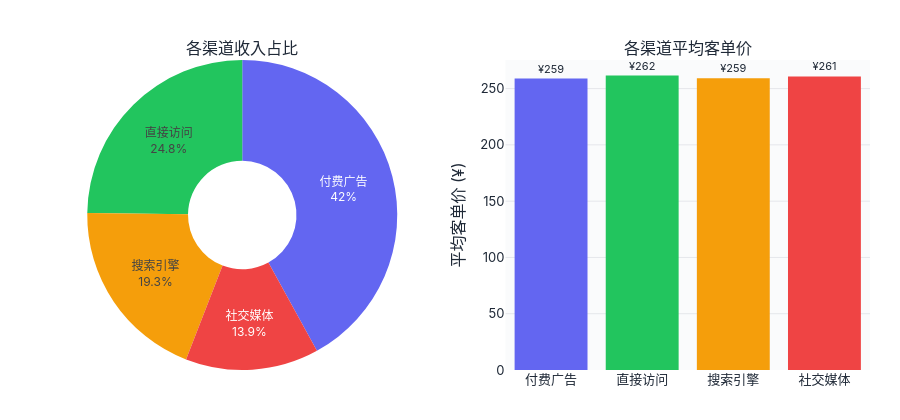

Notebook source saved alongside this figure:
### Markdown cell above
---

## 2. 渠道分析

左侧环形图展示收入占比，右侧柱状图对比平均客单价。

### Code cell
ch = ALL_ORDERS.groupby('channel').agg(
    order_count=('order_id', 'count'), revenue=('amount', 'sum'), avg_amount=('amount', 'mean')
).reset_index().sort_values('revenue', ascending=False)

fig = make_subplots(rows=1, cols=2, specs=[[{'type': 'pie'}, {'type': 'bar'}]],
                    subplot_titles=('各渠道收入占比', '各渠道平均客单价'))
fig.add_trace(go.Pie(labels=ch['channel'], values=ch['revenue'], marker_colors=COLORS[:len(ch)],
    textinfo='label+percent', textfont=dict(size=12), hole=0.35), row=1, col=1)
fig.add_trace(go.Bar(x=ch['channel'], y=ch['avg_amount'], marker_color=COLORS[:len(ch)],
    text=ch['avg_amount'].apply(lambda v: f'¥{v:.0f}'), textposition='outside', textfont=dict(size=11)), row=1, col=2)
fig.update_layout(height=420, showlegend=False)
fig.update_yaxes(title_text='平均客单价 (¥)', row=1, col=2)
fig.show()

### Figure 1 — Plotly figure (JSON) as saved in the notebook; plotly's stock layout.template omitted (floating-point values rounded to 4 significant figures)
{"data": [{"domain": {"x": [0, 0.45], "y": [0, 1]}, "hole": 0.35, "labels": ["付费广告", "直接访问", "搜索引擎", "社交媒体"], "marker": {"colors": ["#6366f1", "#22c55e", "#f59e0b", "#ef4444"]}, "textfont": {"size": 12}, "textinfo": "label+percent", "type": "pie", "values": [545700.0, 322100.0, 250900.0, 180700.0]}, {"marker": {"color": ["#6366f1", "#22c55e", "#f59e0b", "#ef4444"]}, "text": ["¥259", "¥262", "¥259", "¥261"], "textfont": {"size": 11}, "textposition": "outside", "type": "bar", "x": ["付费广告", "直接访问", "搜索引擎", "社交媒体"], "xaxis": "x", "y": [258.9, 261.6, 259.2, 260.8], "yaxis": "y"}], "layout": {"annotations": [{"font": {"size": 16}, "showarrow": false, "text": "各渠道收入占比", "x": 0.225, "xanchor": "center", "xref": "paper", "y": 1, "yanchor": "bottom", "yref": "paper"}, {"font": {"size": 16}, "showarrow": false, "text": "各渠道平均客单价", "x": 0.775, "xanchor": "center", "xref": "paper", "y": 1, "yanchor": "bottom", "yref": "paper"}], "height": 420, "showlegend": false, "xaxis": {"anchor": "y", "domain": [0.55, 1]}, "yaxis": {"anchor": "x", "domain": [0, 1], "title": {"text": "平均客单价 (¥)"}}}}
